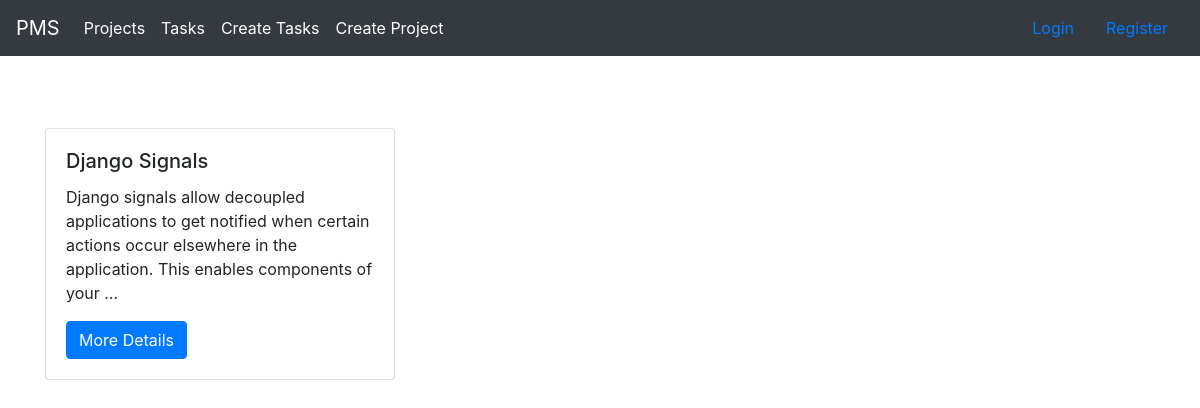
Page /projects on the earlier database version.
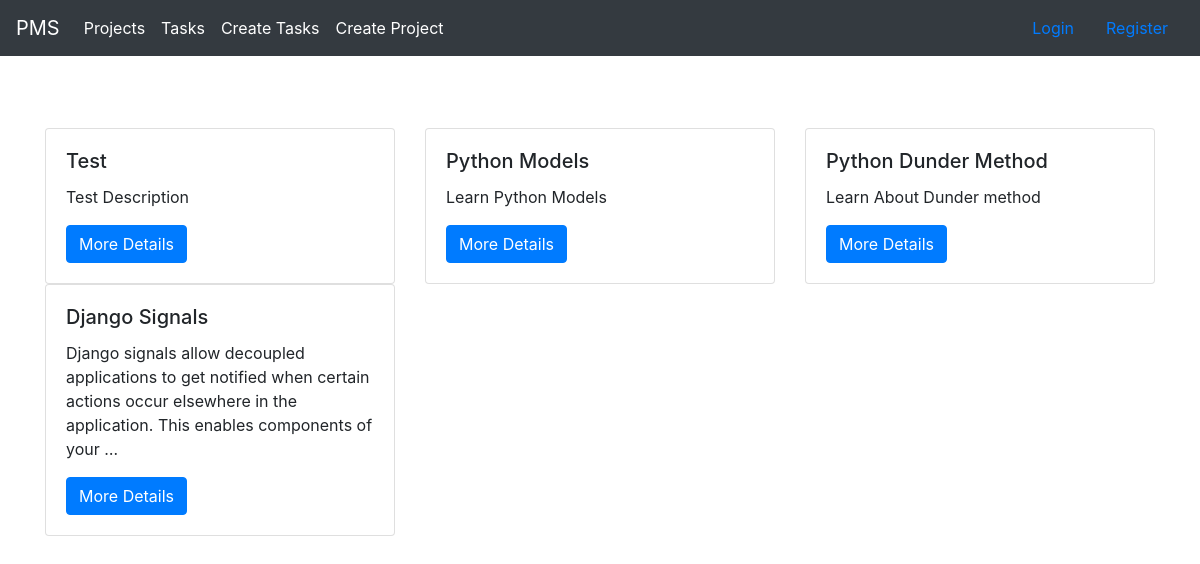
Same page on the later database version.
### projects/models.py (models this page shows, shortened)
class Project(models.Model):
    name = models.CharField(max_length=200,null=False,blank=False)
    description = models.TextField(null=False,blank=False)
    date_created = models.DateTimeField(auto_now_add=True)
    class Meta:
        ordering = ['-date_created']

### projects/views.py (the view)
# urls.py: path('projects', views.projectList, name = 'projects'),
def projectList(request):
   projects = Project.objects.all()
   context = {'projects':projects}
   return render(request, 'projects/projects.html',context)

### templates/projects/projects.html
{% extends 'base.html' %}
{% load static %}
{% block content %}
<br>
<br>
 <div class="container ">
    <div class="row ">
      {% for project in projects %}
       <div class="col-md-4 " style="border-top: 200px;">
           <div class="card">
            <div class="card-body">
                <h5 class="card-title">{{ project.name }}</h5>
                <p class="card-text">{{ project.description|truncatechars:150  }}</p>
                <a href="{% url 'project-detail' project.id %}"
                   class="btn btn-primary">
                    More Details
                </a>
               </div>
          </div>
       </div>
       {% endfor %}
    </div>
 </div>
{% endblock content %}

### templates/base.html (shortened to what this page needs)
<!doctype html>
<html lang="en">
  <head>
    <link rel="stylesheet" href="https://cdn.jsdelivr.net/npm/bootstrap@4.4.1/dist/css/bootstrap.min.css">
  </head>
  <body>
    <nav class="navbar navbar-expand-lg navbar-dark bg-dark">
      <a class="navbar-brand" href="{% url 'index' %}">PMS</a>
      <div class="collapse navbar-collapse" id="navbarSupportedContent">
        <ul class="navbar-nav mr-auto">
          <li class="nav-item active">
            <a class="nav-link" href="{% url 'projects'%}">Projects</a>
          </li>
          <li class="nav-item active">
            <a class="nav-link" href="{% url 'tasks' %}">Tasks</a>
          </li>
          <li class="nav-item active">
            <a class="nav-link" href="{% url 'create-task' %}">Create Tasks</a>
          </li>
          <li class="nav-item active">
            <a class="nav-link" href="{% url 'create-project' %}">Create Project</a>
          </li>
        </ul>
            <a class="nav-link" href="{% url 'login'%}">Login</a>
            <a class="nav-link" href="{% url 'register'%}">Register</a>
      </div>
    </nav>
    <br>
    {%block content %}
    {% endblock %}
  </body>
</html>

Differences in the rows shown:
added Project: name "Test", description "Test Description"
added Project: name "Python Models", description "Learn Python Models"
added Project: name "Python Dunder Method", description "Learn About Dunder method"
